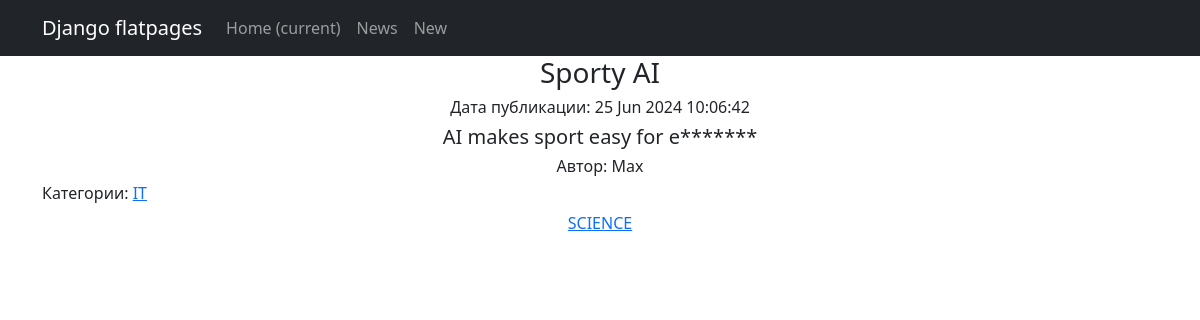
Screenshot of /news/2/ with the database file from the repository.
### news/models.py (models this page shows, shortened)
class Post(models.Model):
    author = models.ForeignKey(Author, on_delete=models.CASCADE)
    NEWS = 'NW'
    ARTICLE = 'AR'
    CATEGORY_CHOICES = (
        (NEWS, 'Новость'),
        (ARTICLE, 'Статья')
    )
    categoryType = models.CharField(max_length=2, choices=CATEGORY_CHOICES, default=ARTICLE)
    dateCreation = models.DateTimeField(auto_now_add=True)
    postCategory = models.ManyToManyField(Category, through='PostCategory')
    title = models.CharField(max_length=128, unique=True)
    text = models.TextField()
    rating = models.IntegerField(default=0)

class Author(models.Model):
    user = models.OneToOneField(User, on_delete=models.CASCADE)
    rating = models.IntegerField(default=0)

class Category(models.Model):
    name = models.CharField(max_length=64, unique=True)
    subscribers = models.ManyToManyField(User, related_name='categories')
    def __str__(self):
        return self.name

### news/views.py (the view)
# urls.py: path('<int:pk>/', cache_page(60 * 10)(NewDetail.as_view()), name='new_detail'),
class NewDetail(DetailView):
    model = Post
    template_name = 'flatpages/new.html'
    context_object_name = 'post'
    def get_object(self, *args, **kwargs):  # переопределяем метод получения объекта
        obj = cache.get(f'news-{self.kwargs["pk"]}', None)
        if not obj:
            obj = super().get_object(queryset=self.queryset)
            cache.set(f'news-{self.kwargs["pk"]}', obj)
            return obj

### news/templatetags/custom_filters.py (called while the page is built)
@register.filter()
def censor(value):
    for word in censor_list:
        value = value.replace(word[1:], '*' * len(word[1:]))
    return value

### templates/flatpages/new.html (shortened to what this page needs)
{% extends 'flatpages/default.html' %}
{% load custom_filters %}
{% block content %}
{% if post %}
    <h3 style="..."><span
            style="...">{{ post.title | censor }}</span></h3>
    <h6 style="..."><span
            style="...">Дата публикации: {{ post.dateCreation | date:'d M Y h:m:s' }}</span></h6>
    <h5 style="...">{{ post.text | censor }}</h5>
    <h6 style="..."><span
            style="...">Автор: {{ post.author.user }}</span></h6>
    <h6 style="text-align: left;"><span
            style="...">Категории: </span>
        {% for cat in post.postCategory.all %}
             <a href="{% url 'category_list' cat.id %}">{{ cat }}</a></h6>
        {% endfor %}
{% endif %}
{% endblock content %}

### rows the page displays
Post: title|censor "Sporty AI", dateCreation "25 Jun 2024 10:06:42", text|censor "AI makes sport easy for e*******", author.user "Max"
Category: name "IT"
Category: name "SCIENCE"
